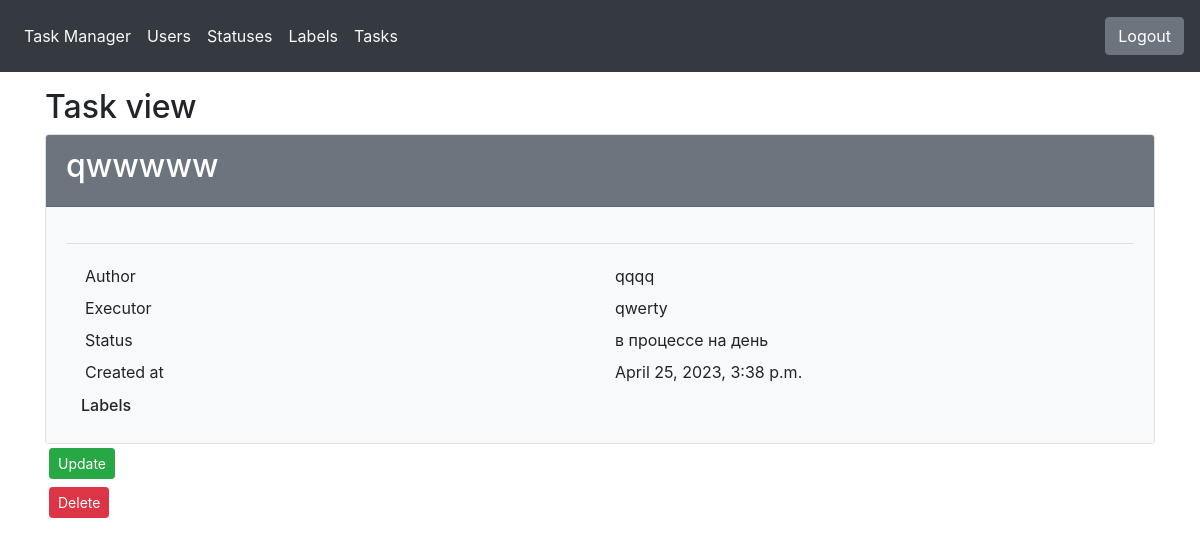
The app's page /tasks/8/ (signed in), older data.
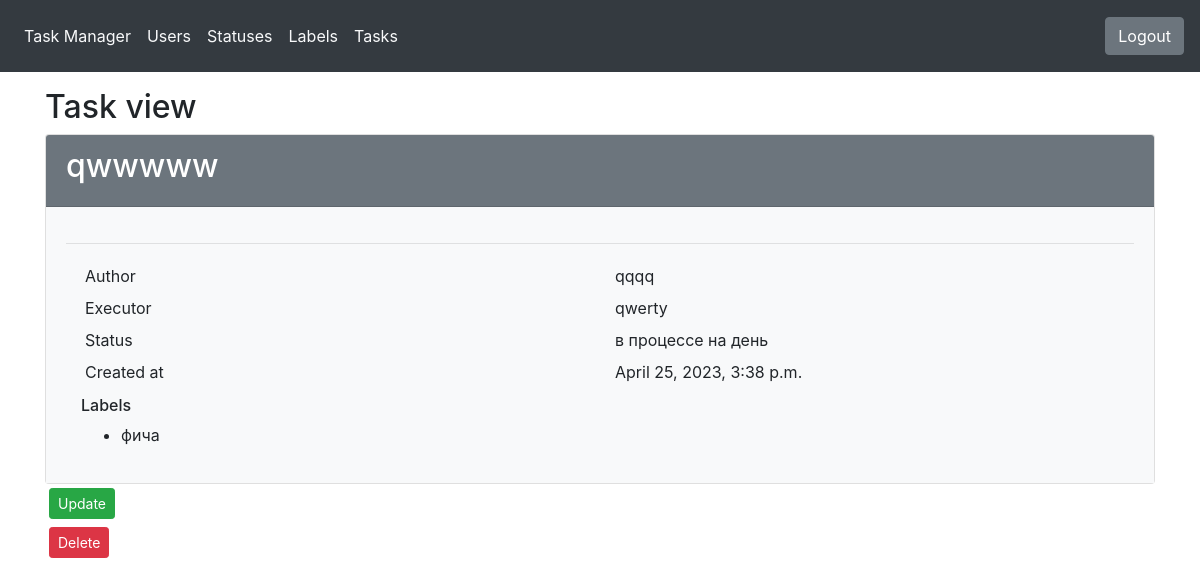
The same page, newer data.
### labels/models.py (models this page shows)
class Labels(models.Model):
    name = models.CharField(_('name'), max_length=100, unique=True)
    created_at = models.DateTimeField(_('created at'), auto_now_add=True)
    def __str__(self) -> str:
        return self.name
    class Meta:
        verbose_name = _('Labels')
        verbose_name_plural = _('Labels')
        ordering = ['-created_at']

### tasks/views.py (the view)
# urls.py: path('<int:pk>/', TaskView.as_view(), name='task_view'),
class TaskView(BaseLoginRequiredMixin, DetailView):
    model = Tasks
    template_name = 'tasks/task_view.html'

### common/mixins.py (called while the page is built)
    @method_decorator(login_required_message)
    def dispatch(self, request, *args, **kwargs):
        return super().dispatch(request, *args, **kwargs)

### statuses/models.py (called while the page is built)
    def __str__(self) -> str:
        return self.name

### templates/tasks/task_view.html (shortened to what this page needs)
{% extends 'base.html' %}
{% load i18n %}
{% block content %}
<main>
    <div class="container">
        <div class="justify-content-center align-items-center">
            <h2 class="mt-3">{% trans "Task view" %}</h2>
            <div class="card">
                <div class="card-header bg-secondary text-white">
                    <h2>{{ object.name }}</h2>
                </div>
                <div class="card-body bg-light">
                    <hr>
                    <div class="container">
                        <div class="row p-1">
                        <div class="col">{% trans "author" %}</div>
                        <div class="col">{{ object.author }}</div>
                        </div>
                        <div class="row p-1">
                        <div class="col">{% trans "executor" %}</div>
                        <div class="col">{{ object.executor }}</div>
                        </div>
                        <div class="row p-1">
                        <div class="col">{% trans "status" %}</div>
                        <div class="col">{{ object.status }}</div>
                        </div>
                        <div class="row p-1">
                        <div class="col">{% trans "Created at" %}</div>
                        <div class="col">{{ object.created_at }}</div>
                        </div>
                        <div class="row p-1"></div>
                                <h6>{% trans 'Labels'%}</h6>
                                {% for label in object.labels.all %}
                                    <ul>
                                        <li>{{ label }}</li>
                                    </ul>
                            {% endfor %}
                        </div>
                        </div>
                     </div>
                        <div class="row p-1">
                            <div class="col">
                                <a href="{% url 'update_task' object.pk %}" class="btn btn-success btn-sm">{% trans "Update" %}</a>
                                <a href="{% url 'delete_task' object.pk %}" class="btn btn-danger btn-sm">{% trans "Delete" %}</a>
                            </div>
                        </div>
                    </div>
                </div>
</main>
{% endblock %}

Row changes from the older to the newer data that the page shows:
added Labels: name "фича"
